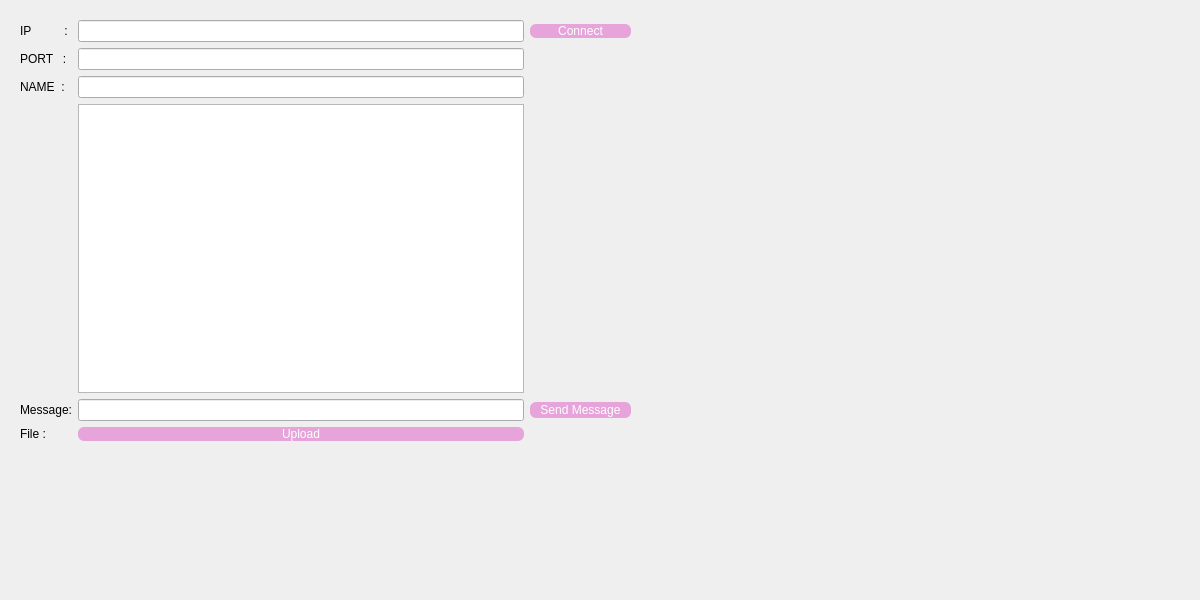
<?xml version="1.0" encoding="UTF-8"?>
<ui version="4.0">
 <class>Widget</class>
 <widget class="QWidget" name="Widget">
  <property name="geometry">
   <rect>
    <x>0</x>
    <y>0</y>
    <width>1200</width>
    <height>600</height>
   </rect>
  </property>
  <property name="windowTitle">
   <string>Widget</string>
  </property>
  <widget class="QWidget" name="gridLayoutWidget">
   <property name="geometry">
    <rect>
     <x>10</x>
     <y>10</y>
     <width>631</width>
     <height>441</height>
    </rect>
   </property>
   <layout class="QGridLayout" name="gridLayout">
    <property name="leftMargin">
     <number>10</number>
    </property>
    <property name="topMargin">
     <number>10</number>
    </property>
    <property name="rightMargin">
     <number>10</number>
    </property>
    <property name="bottomMargin">
     <number>10</number>
    </property>
    <item row="6" column="0">
     <widget class="QLabel" name="label_2">
      <property name="styleSheet">
       <string notr="true"/>
      </property>
      <property name="text">
       <string>Message:</string>
      </property>
     </widget>
    </item>
    <item row="3" column="0">
     <widget class="QLabel" name="label_5">
      <property name="styleSheet">
       <string notr="true"/>
      </property>
      <property name="text">
       <string>NAME  :</string>
      </property>
     </widget>
    </item>
    <item row="0" column="1">
     <widget class="QLineEdit" name="ipLineEdit">
      <property name="minimumSize">
       <size>
        <width>400</width>
        <height>0</height>
       </size>
      </property>
     </widget>
    </item>
    <item row="0" column="2" colspan="2">
     <widget class="QPushButton" name="connectButton">
      <property name="styleSheet">
       <string notr="true">	background-color: rgb(230, 164, 219);
	border-radius: 6px; 
    color:#ffffff;</string>
      </property>
      <property name="text">
       <string>Connect</string>
      </property>
     </widget>
    </item>
    <item row="2" column="1">
     <widget class="QLineEdit" name="portLineEdit">
      <property name="minimumSize">
       <size>
        <width>400</width>
        <height>0</height>
       </size>
      </property>
     </widget>
    </item>
    <item row="2" column="0">
     <widget class="QLabel" name="label_3">
      <property name="styleSheet">
       <string notr="true"/>
      </property>
      <property name="text">
       <string>PORT   : </string>
      </property>
     </widget>
    </item>
    <item row="9" column="0">
     <widget class="QLabel" name="label_4">
      <property name="styleSheet">
       <string notr="true"/>
      </property>
      <property name="text">
       <string>File :</string>
      </property>
     </widget>
    </item>
    <item row="6" column="2" colspan="2">
     <widget class="QPushButton" name="sendButton">
      <property name="styleSheet">
       <string notr="true"> padding: 1px 10px 1px 10px;
    background-color: rgb(230, 164, 219);
border-radius: 6px; 
    color:#ffffff;</string>
      </property>
      <property name="text">
       <string>Send Message</string>
      </property>
     </widget>
    </item>
    <item row="6" column="1">
     <widget class="QLineEdit" name="messageLineEdit"/>
    </item>
    <item row="0" column="0">
     <widget class="QLabel" name="label">
      <property name="styleSheet">
       <string notr="true"/>
      </property>
      <property name="text">
       <string>IP          :</string>
      </property>
     </widget>
    </item>
    <item row="9" column="1">
     <widget class="QPushButton" name="pushButton">
      <property name="styleSheet">
       <string notr="true">	background-color: rgb(230, 164, 219);
	border-radius: 6px; 
	color:#ffffff;</string>
      </property>
      <property name="text">
       <string>Upload</string>
      </property>
     </widget>
    </item>
    <item row="3" column="1">
     <widget class="QLineEdit" name="nameLineEdit">
      <property name="minimumSize">
       <size>
        <width>400</width>
        <height>0</height>
       </size>
      </property>
     </widget>
    </item>
    <item row="4" column="1">
     <widget class="QListWidget" name="listWidget">
      <property name="autoScroll">
       <bool>false</bool>
      </property>
      <property name="autoScrollMargin">
       <number>3</number>
      </property>
      <property name="defaultDropAction">
       <enum>Qt::IgnoreAction</enum>
      </property>
      <property name="movement">
       <enum>QListView::Static</enum>
      </property>
     </widget>
    </item>
   </layout>
  </widget>
 </widget>
 <layoutdefault spacing="6" margin="11"/>
 <resources/>
 <connections/>
</ui>
